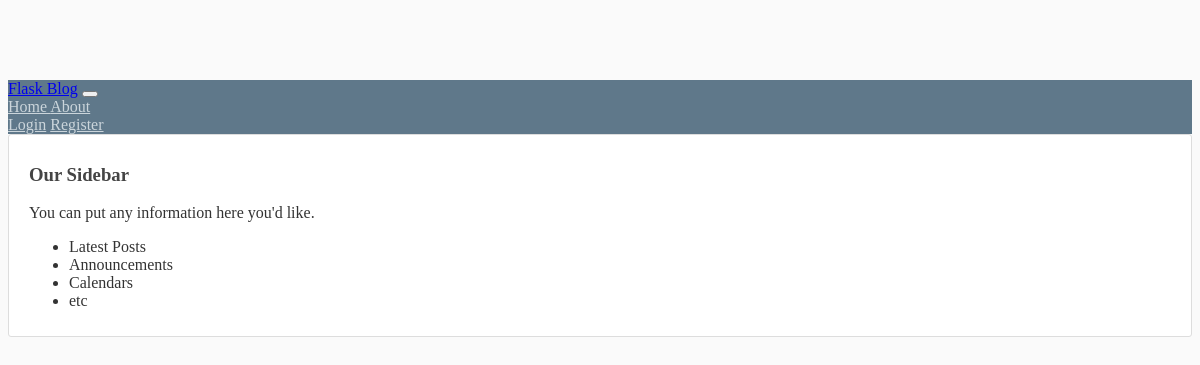
Page /home on the earlier database version.
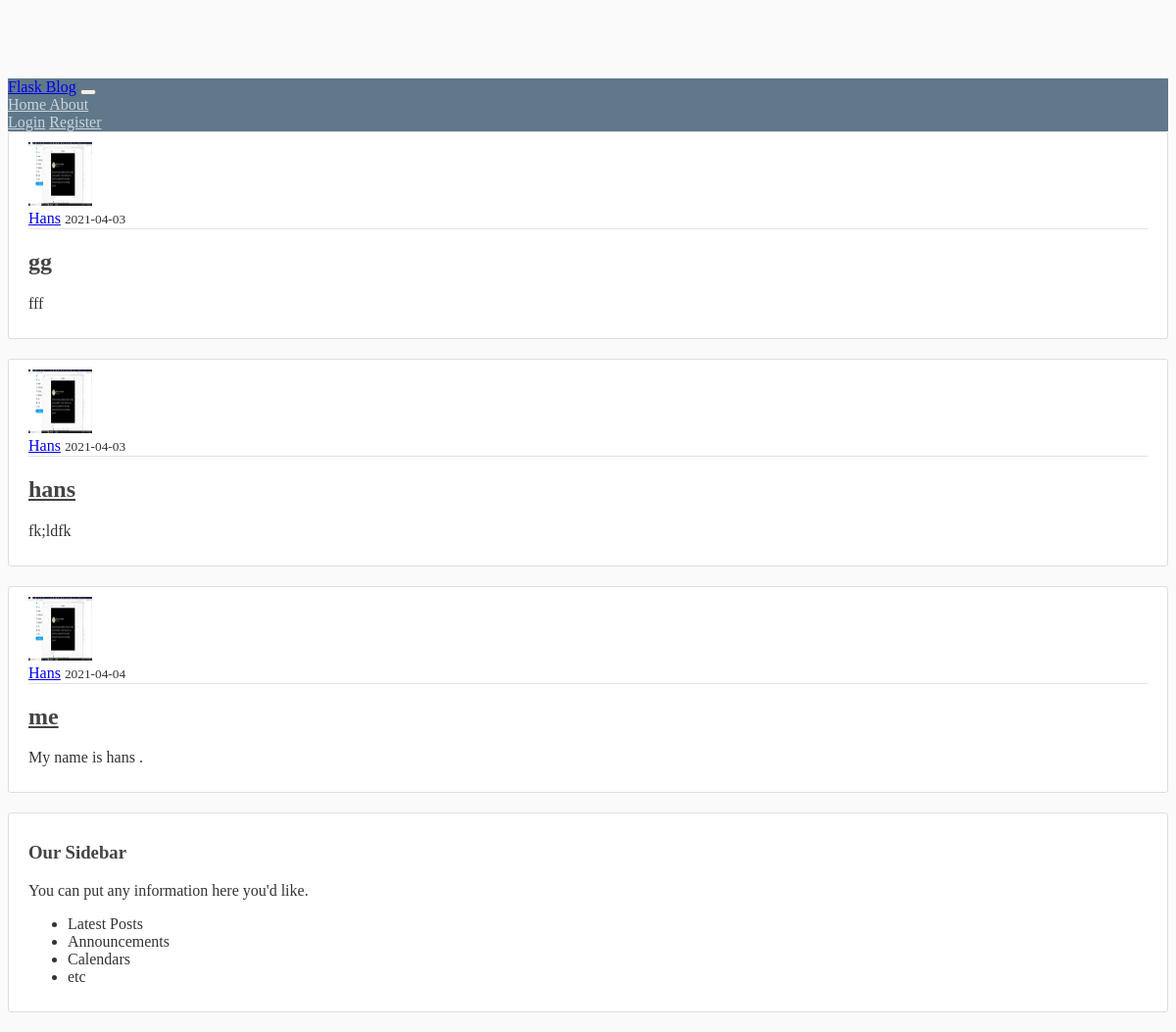
Same page on the later database version.
### flaskblog/models.py (models this page shows, shortened)
class Post(db.Model):  #class Post to take care of the Post table
    id = db.Column(db.Integer, primary_key=True)
    title = db.Column(db.String(100), nullable=False)
    date_posted = db.Column(db.DateTime, nullable=False, default=datetime.utcnow)
    content = db.Column(db.Text, nullable=False)
    user_id = db.Column(db.Integer, db.ForeignKey('user.id'), nullable=False)

class User(db.Model,UserMixin):  #class  User to take care of the user table
    id = db.Column(db.Integer, primary_key=True)
    username = db.Column(db.String(20), unique=True, nullable=False)
    email = db.Column(db.String(120), unique=True, nullable=False)
    image_file = db.Column(db.String(20), nullable=False, default='default.jpg')
    password = db.Column(db.String(60), nullable=False)
    posts = db.relationship('Post', backref='author', lazy=True)

### flaskblog/routes.py (the view)
@app.route("/")
@app.route("/home")
def home():
    posts = Post.query.all()
    return render_template('home.html',posts=posts)

### flaskblog/templates/home.html
    {% extends "layout.html" %}
    {% block content %}
        {% for post in posts %}
        <article class="media content-section">
            <img class="rounded-circle article-img" src="{{url_for('static',filename='profile_pics/' + post.author.image_file) }}" alt="">
            <div class="media-body">
                <div class="article-metadata">
                    <a class="mr=2" href="#"> {{post.author.username}}</a>
                    <small class="text-muted">{{post.date_posted.strftime('%Y-%m-%d')}}</small>
                </div>
                <h2><a href="#" class="article-title">{{ post.title }}</a></h2>
                <p class="article-content">{{ post.content }}</p>
            </div>
        </article>
        {% endfor%}
    {%endblock content%}

### flaskblog/templates/layout.html (shortened to what this page needs)
<!DOCTYPE html>
<html lang="en">
<head>
    <link href="https://cdn.jsdelivr.net/npm/bootstrap@5.0.0-beta2/dist/css/bootstrap.min.css" rel="stylesheet"integrity="sha384-BmbxuPwQa2lc/FVzBcNJ7UAyJxM6wuqIj61tLrc4wSX0szH/Ev+nYRRuWlolflfl">
    <link rel="stylesheet" type="text/css" href="{{url_for ('static',filename = 'main.css')}}">
</head>
<body>
    <header class="site-header">
        <nav class="navbar navbar-expand-md navbar-dark bg-steel fixed-top">
            <div class="container">
                <a class="navbar-brand mr-4" href="/">Flask Blog</a>
                <button class="navbar-toggler" type="button" data-toggle="collapse" data-target="#navbarToggle"
                    aria-controls="navbarToggle" aria-expanded="false" aria-label="Toggle navigation">
                </button>
                <div class="collapse navbar-collapse" id="navbarToggle">
                    <div class="navbar-nav mr-auto">
                        <a class="nav-item nav-link" href="{{ url_for('home') }}">Home </a>
                        <a class="nav-item nav-link" href="{{ url_for('about') }}"> About </a>
                    </div>
                    <div class="navbar-nav">
                        {% if current_user.is_authenticated %}
                        <a class="nav-item nav-link"  href="{{ url_for('new_post') }}">New Post</a>
                        <a class="nav-item nav-link"  href="{{ url_for('account') }}">Account</a>
                        <a class="nav-item nav-link"  href="{{ url_for('logout') }}">Logout</a>
                        {% else%}
                        <a class="nav-item nav-link" href="{{ url_for('login') }}">Login</a>
                        <a class="nav-item nav-link"  href="{{ url_for('register') }}">Register</a>
                        {%  endif %}
                    </div>
                </div>
            </div>
        </nav>
    </header>
    <main role="main" class="container">
        <div class="row">
          <div class="col-md-8">
              {% block content %}{% endblock %}
          </div>
          <div class="col-md-4">
            <div class="content-section">
              <h3>Our Sidebar</h3>
              <p class='text-muted'>You can put any information here you'd like.
                <ul class="list-group">
                  <li class="list-group-item list-group-item-light">Latest Posts</li>
                  <li class="list-group-item list-group-item-light">Announcements</li>
                  <li class="list-group-item list-group-item-light">Calendars</li>
                  <li class="list-group-item list-group-item-light">etc</li>
                </ul>
              </p>
            </div>
          </div>
        </div>
      </main>
</body>
</html>

### flaskblog/static/main.css (style rules this page uses)
body { background: #fafafa; color: #333333; margin-top: 5rem; }
h1, h2, h3, h4, h5, h6 { color: #444444; }
.bg-steel { background-color: #5f788a; }
.site-header .navbar-nav .nav-link { color: #cbd5db; }
.content-section { background: #ffffff; padding: 10px 20px; border: 1px solid #dddddd; border-radius: 3px; margin-bottom: 20px; }
.article-title { color: #444444; }
.article-content { white-space: pre-line; }
.article-img { height: 65px; width: 65px; margin-right: 16px; }
.article-metadata { padding-bottom: 1px; margin-bottom: 4px; border-bottom: 1px solid #e3e3e3 }

Differences in the rows shown:
added Post: image_file (picture), author.username "Hans", date_posted "2021-04-03", title "gg", content "fff"
added Post: image_file (picture), author.username "Hans", date_posted "2021-04-03", title "hans", content "fk;ldfk"
added Post: image_file (picture), author.username "Hans", date_posted "2021-04-04", title "me", content "My name is hans ."
